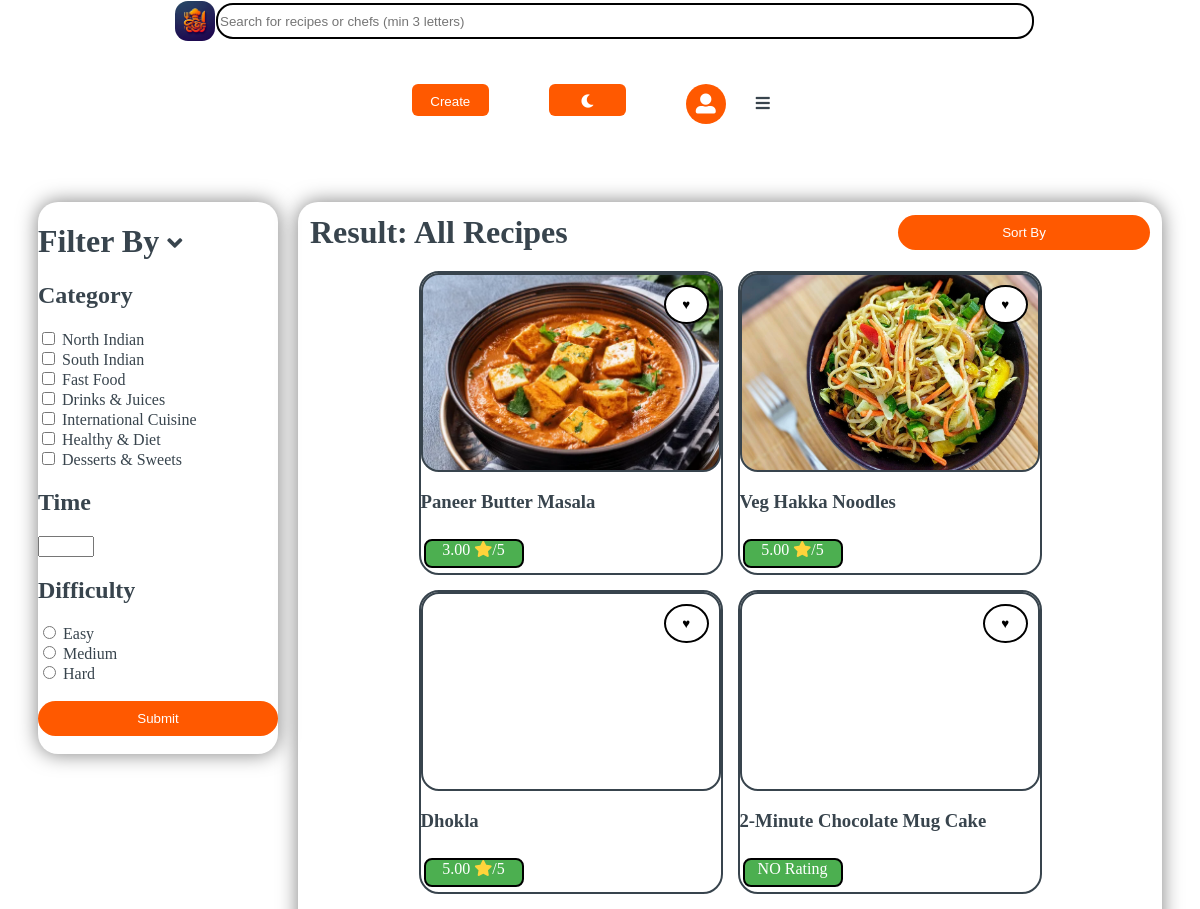
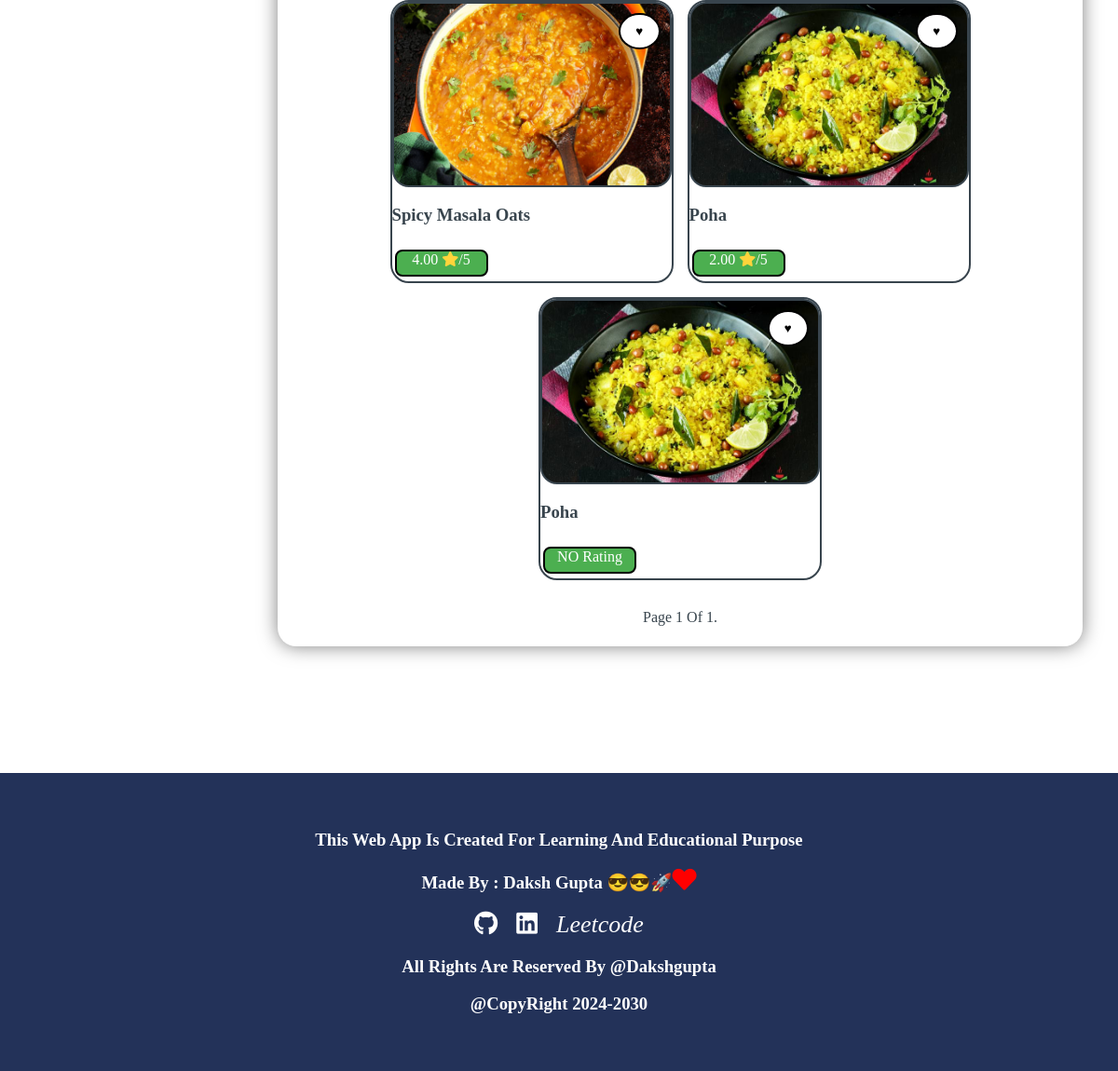
The app's page /Recipes/?sort=old_to_new (signed in) with its own data (2 pictures, top to bottom).
### RecipeApp/models.py (models this page shows)
class Recipe(models.Model):
    user = models.ForeignKey(User, on_delete=models.CASCADE)
    chef=models.ForeignKey(Chefsprofile, on_delete=models.CASCADE)
    recipe_id = models.UUIDField(primary_key=True, default=uuid.uuid4, editable=False)
    recipe_image = models.ImageField(upload_to=recipe_image_path, default='recipe_images/default_recipe_image.jpg')
    title = models.CharField(max_length=100)
    created_at = models.DateTimeField(auto_now_add=True)
    def average_rating(self):
        average = RecipeRating.objects.filter(recipe=self).aggregate(Avg('rating'))
        return average['rating__avg'] or 0

### RecipeApp/views.py (the view, shortened to what this page needs)
# urls.py: path('Recipes/', views.Recipespage, name='Recipespage'),  # Added trailing slash
def Recipespage(request):
    if request.user.is_authenticated:
        sort_by = request.GET.get('sort')
        print(sort_by)
        if sort_by == 'new_to_old':
            sort_value = '-created_at'
        elif sort_by == 'old_to_new':
            sort_value = 'created_at'
        elif sort_by == 'rating_low_to_high':
            sort_value = 'average_rating'
        elif sort_by == 'rating_high_to_low':
            sort_value = '-average_rating'
        elif sort_by == 'time_low_to_high':
            sort_value = 'total_time'
        elif sort_by == 'time_high_to_low':
            sort_value = '-total_time'
        else:
            sort_value = '-created_at'  # Default sorting
        recipes = Recipe.objects.all()
        allrecipes = recipes.order_by(sort_value)
        allrecipesWithReating = []
        for recipe in allrecipes:
            is_favorited = RecipeFavourite.objects.filter(user=request.user, recipe=recipe, like=True).exists()
            allrecipesWithReating.append({
                'recipe': recipe,
                'average_rating': recipe.average_rating(),
                'is_favorited': is_favorited,
            })
        heading = "Result: All Recipes"
        categ = request.GET.getlist('category')
        page = request.GET.get('page', 1)
        paginator = Paginator(allrecipesWithReating, 9)  # Show 10 recipes per page
        try:
            allrecipesWithReating = paginator.page(page)
        except PageNotAnInteger:
            allrecipesWithReating = paginator.page(1)
        except EmptyPage:
            allrecipesWithReating = paginator.page(paginator.num_pages)
        return render(request, 'recipes.html', {'allrecipesWithReating': allrecipesWithReating, 'heading': heading})
    else:
        return render(request, 'login.html')

### templates/recipes.html (shortened to what this page needs)
{% extends 'base.html' %}
{% block body %}
<div class="recipe-page">
    <div class="filternavbar">
        <a onclick="displayFilterForm()">
            <h1>Filter By <i class="fas fa-angle-down" style="font-size:24px"></i></h1>
        </a>
        <div class="filterform" id="filterform">
            <form action="{% url 'Recipespage' %}" method="POST" enctype="multipart/form-data">
                <h2>Category</h2>
                <input type="checkbox" name="category" value="North_Indian">
                <label class="sortednavbar-label" for="North_Indian">North Indian</label><br>
                <input type="checkbox" name="category" value="South_Indian">
                <label class="sortednavbar-label" for="South_Indian">South Indian</label><br>
                <input type="checkbox" name="category" value="Fast_Food">
                <label class="sortednavbar-label" for="Fast_Food">Fast Food</label><br>
                <input type="checkbox" name="category" value="Drinks_Juices">
                <label class="sortednavbar-label" for="Drinks_Juices">Drinks & Juices</label><br>
                <input type="checkbox" name="category" value="International_Cuisine">
                <label class="sortednavbar-label" for="International_Cuisine">International Cuisine</label><br>
                <input type="checkbox" name="category" value="Healthy_Diet">
                <label class="sortednavbar-label" for="Healthy_Diet">Healthy & Diet</label><br>
                <input type="checkbox" name="category" value="Desserts_Sweets">
                <label class="sortednavbar-label" for="Desserts_Sweets">Desserts & Sweets</label><br>
                <h2>Time</h2>
                <input type="number" id="time" name="time" min="0" max="60"><br>
                <h2>Difficulty</h2>
                <input type="radio" id="easy" name="difficulty" value="easy">
                <label class="sortednavbar-label" for="easy">Easy</label><br>
                <input type="radio" id="medium" name="difficulty" value="medium">
                <label class="sortednavbar-label" for="medium">Medium</label><br>
                <input type="radio" id="hard" name="difficulty" value="hard">
                <label class="sortednavbar-label" for="hard">Hard</label><br><br>
                <button type="submit">Submit</button><br>
            </form>
        </div>
    </div>
    <div class="recipeBoxcontainer">
        <div style="display: flex; justify-content: space-between; align-items: center; width: 100%;">
            <h1 style="margin: 0;">{{ heading }}</h1>
            <button onclick="toggleSortBar()" style="margin-left: auto;width: 30%;">Sort By</button>
        </div>
        <div class="sub-recipe-box">
            {% if allrecipesWithReating %}
            {% for item in allrecipesWithReating %}
            <div class="recipebox">
                <a href="{% url 'recipe_detail' item.recipe.pk %}" class="recipe-link">
                    <div class="img-container"
                        style="background-image: url('{{ MEDIA_URL }}{{ item.recipe.recipe_image.url }}');">
                        {% if item.is_favorited %}
                        <button class="addto-favorite-button" style="background-color: #ff5900;"
                            onclick="toggleFavorite(event, '{{ item.recipe.pk }}'); return false;">&hearts;</button>
                        {% else %}
                        <button class="addto-favorite-button" style="background-color: #ffffff; color: black;"
                            onclick="toggleFavorite(event, '{{ item.recipe.pk }}'); return false;">&hearts;</button>
                        {% endif %}
                    </div>
                    <div class="title-container">
                        <h3><b>{{ item.recipe.title }}</b></h3><br>
                        <div class="ratingdiv">
                            {% if item.average_rating != 0 %}
                                {{ item.average_rating|floatformat:2 }}
                                <i class="fa fa-star" style="color: #FFD43B;"></i>/5
                            {% else %}
                                 NO Rating
                            {% endif %}
                        </div>
                    </div>
                </a>
            </div>
            {% endfor %}
            {% else %}
            <h1>No recipes</h1>
            {% endif %}
        </div>
        <div class="pagination">
            <span class="step-links">
                <span class="current">
                    Page {{ allrecipesWithReating.number }} of {{ allrecipesWithReating.paginator.num_pages }}.
                </span>
            </span>
        </div>
    </div>
</div>
{% endblock body %}

### static/css/style.css (style rules this page uses)
body { --body-color: #38444d; --bg-color: white; background-color: var(--bg-color); text-transform: capitalize; margin: 0; padding: 0; }
html { scroll-behavior: smooth; scrollbar-color: #ff5900 rgb(255, 255, 255); scrollbar-width: thin; }
a { color: var(--body-color); cursor: pointer; }
h1, h2, h3, h4, h5, h6, span { color: var(--body-color); }
a { text-decoration: none; }
label { display: block; color: var(--body-color); ; margin-bottom: 5px; }
button { display: block; width: 100%; padding: 10px; border: none; border-radius: 130px; background-color: #ff5900; color: #ffffff; cursor: pointer; }
.filterform { display: block; }
.sortednavbar-label { display: inline; margin-right: 10px; }
.recipe-page { height: 100%; display: flex; flex-direction: row; justify-content: center; padding-top: 3%; padding-bottom: 3%; gap: 20px; }
.filternavbar { height: 50%; width: 20%; border-radius: 20px; box-shadow: 0px 0px 20px 0px rgba(0, 0, 0, 0.5); }
.recipeBoxcontainer { height: 90%; width: 70%; border-radius: 20px; padding: 1%; display: flex; flex-direction: row; gap: 20px; flex-wrap: wrap; align-items: center; justify-content: center; box-shadow: 0px 0px 20px 0px rgba(0, 0, 0, 0.5); }
.sub-recipe-box { height: 80%; width: 100%; border-radius: 20px; display: flex; flex-direction: row; gap: 15px; flex-wrap: wrap; align-items: center; justify-content: center; }
.recipebox { height: 300px; width: 300px; border-radius: 20px; border: 2px solid var(--body-color); transition: transform 0.3s ease; }
.img-container { height: 65%; border-radius: 18px; border: 2px solid var(--body-color); display: flex; justify-content: right; background-size: cover; background-position: center; transition: transform 0.3s ease; }
.title-container { height: 26%; text-align: left; word-wrap: break-word; overflow-wrap: break-word; white-space: normal; }
.addto-favorite-button { height: 20%; width: 15%; margin-top: 10px; border-radius: 50%; margin-right: 10px; border: 2px solid black; }
.ratingdiv { color: white; background-color: #4caf50; height: 32%; width: 32%; border: 2px solid black; border-radius: 8px; text-align: center; margin-top: -10px; margin-left: 3px; }
.pagination { display: flex; align-items: center; justify-content: center; height: 39px; }
.step-links { display: flex; justify-content: center; align-items: center; gap: 10px; }

### records on screen
Recipe: recipe.recipe_image (picture), recipe "Paneer Butter Masala", average_rating "3.00"
Recipe: recipe.recipe_image (picture), recipe "Veg Hakka Noodles", average_rating "5.00"
Recipe: recipe "Dhokla", average_rating "5.00"
Recipe: recipe "2-Minute Chocolate Mug Cake", shows "NO Rating"
Recipe: recipe.recipe_image (picture), recipe "Spicy Masala Oats", average_rating "4.00"
Recipe: recipe.recipe_image (picture), recipe "Poha", average_rating "2.00"
Recipe: recipe.recipe_image (picture), recipe "Poha", shows "NO Rating"

### other values on screen
{{ heading }} "Result: All Recipes"
{{ allrecipesWithReating.number }} "1"
{{ allrecipesWithReating.paginator.num_pages }} "1"
